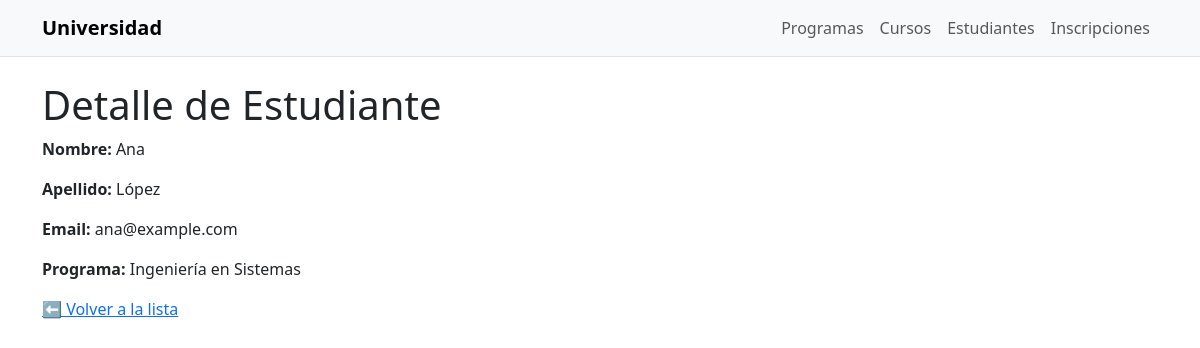
The app's page /estudiantes/1/ with its own data.
### estudiantes/models.py (models this page shows, shortened)
class Estudiante(models.Model):
    nombre = models.CharField(max_length=100)
    apellido = models.CharField(max_length=100, blank=True, null=True)  # nuevo campo
    email = models.EmailField(unique=True)
    programa = models.ForeignKey(Programa, on_delete=models.SET_NULL, null=True, blank=True)

class Programa(models.Model):
    nombre = models.CharField(max_length=100)
    descripcion = models.TextField(blank=True, null=True)
    duracion = models.CharField(max_length=50, blank=True, null=True)  # Ej: "5 semestres"
    codigo = models.CharField(max_length=20, blank=True, null=True)    # Ej: "ING-SIS"
    def __str__(self):
        return self.nombre

### estudiantes/views.py (the view)
# urls.py: path("estudiantes/<int:pk>/", views.detalle_estudiante, name="detalle_estudiante"),
def detalle_estudiante(request, pk):
    estudiante = get_object_or_404(Estudiante.objects.select_related("programa"), pk=pk)
    inscripciones = estudiante.inscripciones.select_related("curso").all()
    return render(request, "estudiantes/detalle_estudiante.html", {"estudiante": estudiante, "inscripciones": inscripciones})

### estudiantes/templates/estudiantes/detalle_estudiante.html
{% extends "estudiantes/base.html" %}
{% block content %}
    <h1>Detalle de Estudiante</h1>
    <p><strong>Nombre:</strong> {{ estudiante.nombre }}</p>
    <p><strong>Apellido:</strong> {{ estudiante.apellido }}</p>
    <p><strong>Email:</strong> {{ estudiante.email }}</p>
    <p><strong>Programa:</strong> {{ estudiante.programa }}</p>
    <a href="{% url 'estudiantes:lista_estudiantes' %}">⬅ Volver a la lista</a>
{% endblock %}

### records on screen
Estudiante: nombre "Ana", apellido "López", email "ana@example.com", programa "Ingeniería en Sistemas"
